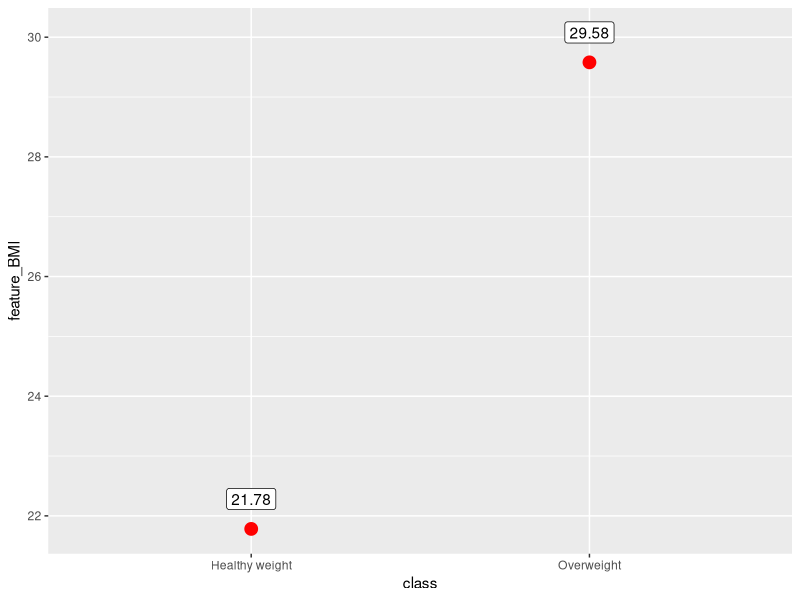
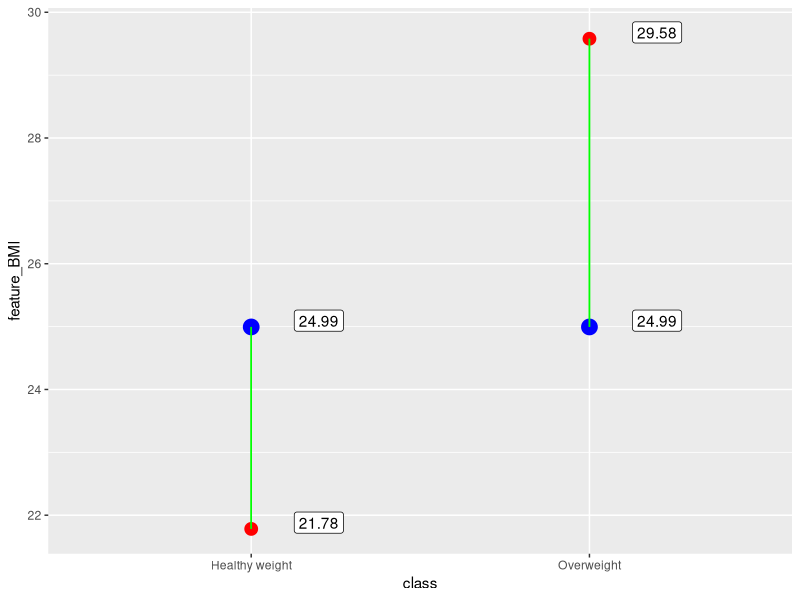
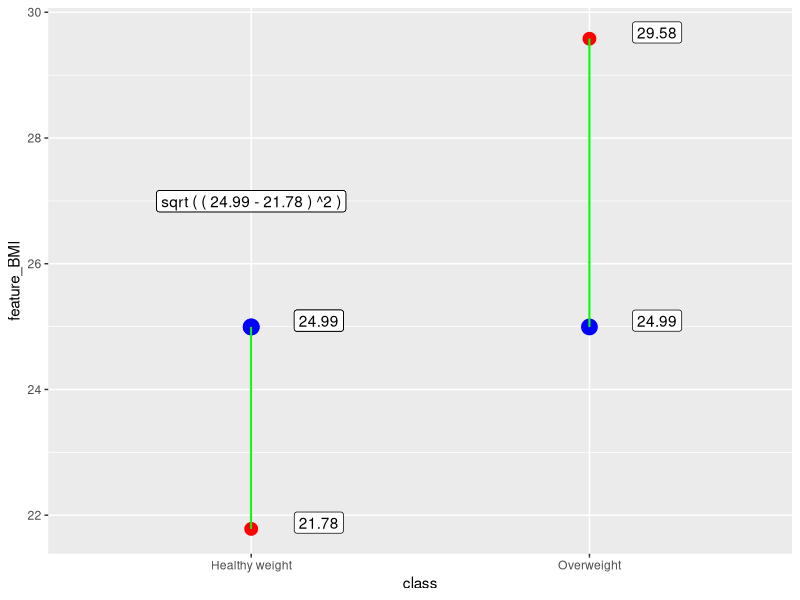
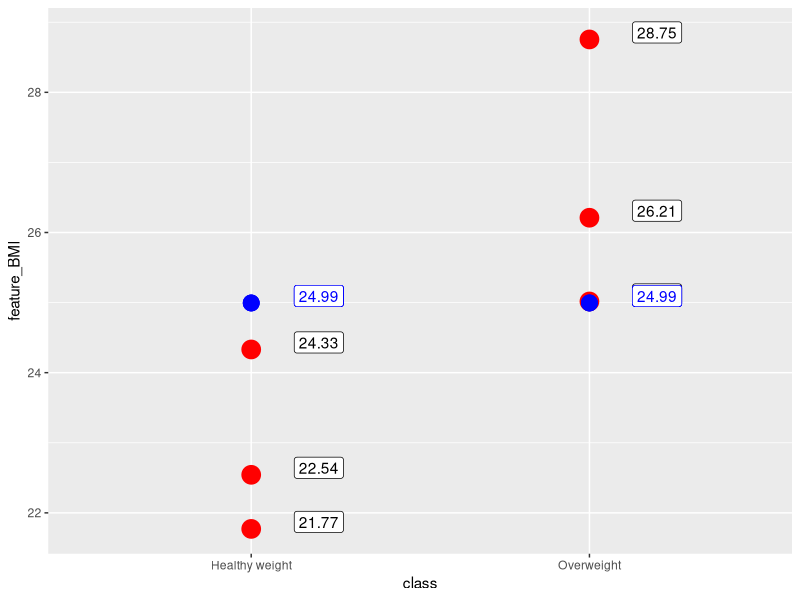
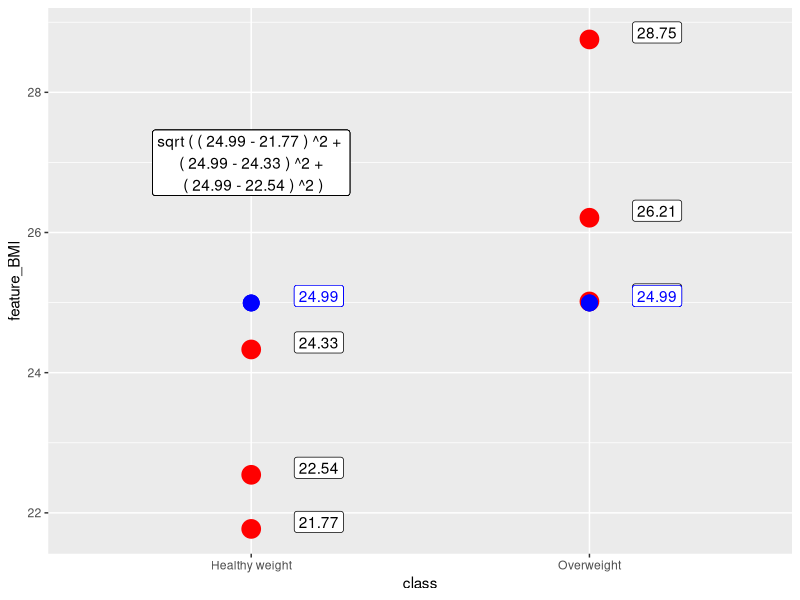
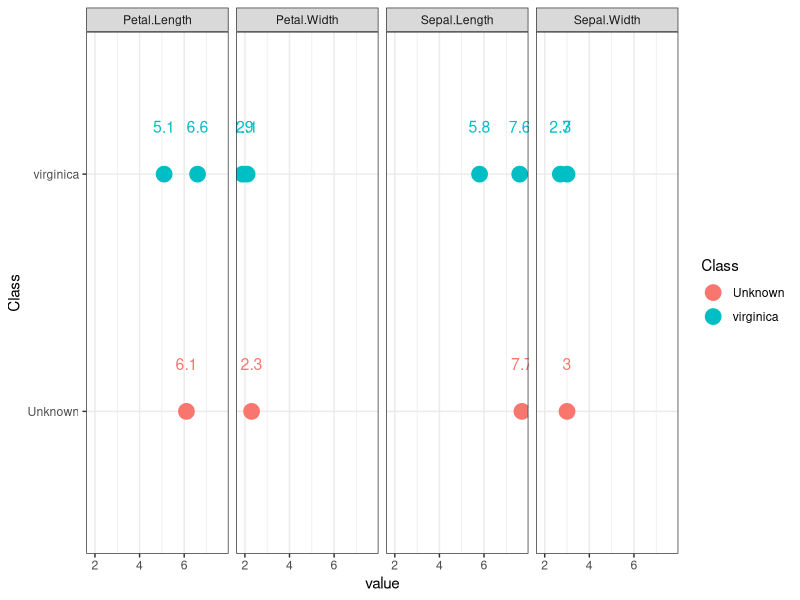

Write the R code that produced these figures, in order. (Note: this script raises an error after producing the figures.)
library(dplyr)
library(tibble)
library(ggplot2)
library(tidyr)
library(class)

n<-1000
sample_1<-tibble( x1=rnorm(n,10,2),
                  x2=runif(n, min = 100, max = 200) , 
                  x3=rexp(n,0.1) , 
                  x4=sample(0:1,n,replace = TRUE) , 
                  x5=rchisq(n, 5, ncp = 50) ,
                  x6=log( rnorm(n,10,2) ) )

glimpse(sample_1)

#######################  PART_1
# knn is example of supervised classification technique


#  To initiate knn the follwong action shoul be taken:
#  Data inspection and normalisation
#  Splitting data into training and testing datasets
#  Fitting the model to training data
#  Evaluate perfomance on test data
#  Model tuning , specifically, for knn, determining optimal values of k
   # optimal normalisation procedure

# knn is extremely powerfull when applied
# to homogenous data, speficically,
# it is suited very well to numerical features

# General routone for knn is the following:
## ?

#  Now, how to measure similary of instances or records
#  Traditionally Euclidian distance us applied

# assume 2 dimentional space with 2 points

sample_2<-data.frame(  feature_BMI=c( runif(1,18.5,24.9),
                                      runif(1, 25.0,29.9)),
                       class=c( "Healthy weight","Overweight" ),
                       row.names=c("inst_1  ","inst_2  ")   )

View(sample_2)


ggplot(data=sample_2,aes(y= feature_BMI ,x=class))+
  geom_point(col="red",cex=4)+
  geom_label(aes(label=round(feature_BMI,2)  ),nudge_y = 0.5 )


# Now assume , we need to decide , to which instance 
# we should assign new point , should it belong to 
# Forst or second class

set.seed(3211)
new_point<-runif(1,18.5,29.9)

ggplot(data=sample_2,aes(y= feature_BMI ,x=class))+
  geom_point(col="red",cex=4)+
  geom_label(aes(label=round(feature_BMI,2)  ),nudge_y = 0.1,nudge_x=0.2 )+
  geom_point(col="red")+geom_point(aes(y=new_point),col="blue",cex=5) +
  geom_segment(x="Healthy weight",y=new_point,xend = "Healthy weight", yend = sample_2$feature_BMI[1],
               color="green")+
  geom_segment(x="Overweight",y=new_point,xend = "Overweight", yend = sample_2$feature_BMI[2],
               color="green")+
  geom_label(aes(label=round(new_point,2),x=class,y=new_point  ),nudge_y = 0.1,nudge_x=0.2 )


# Lets estimate Euclidian Distance between 2 poins, we have only 1 instance
# per feature , threfore we would check knn where k in one 

dist_1<- sqrt( (new_point-sample_2$feature_BMI[1])^2 )
dist_2<- sqrt( (new_point-sample_2$feature_BMI[2])^2 )

sample_2["Eu_Dist"]<-c(dist_1 ,dist_2 )

sample_2<-sample_2 %>% mutate(Eu_Dist=sqrt( (new_point-feature_BMI)^2 ))

# now lets add new record

sample_2<-sample_2 %>% dplyr::bind_rows( tibble(feature_BMI=new_point,class=NA,Eu_Dist=NA) )
sample_2$class[3]<-"Healthy weight"
sample_2$class[3]<-sample_2$class[ which.min(sample_2$Eu_Dist) ]

class::knn( train=sample_2[c(1,2),1],
            test=new_point,
            cl=sample_2[c(1,2),2],
            k=1, prob=TRUE )


ggplot(data=sample_2,aes(y= feature_BMI ,x=class))+
  geom_point(col="red",cex=4)+
  geom_label(aes(label=round(feature_BMI,2)  ),nudge_y = 0.1,nudge_x=0.2 )+
  geom_point(col="red")+geom_point(aes(y=new_point),col="blue",cex=5) +
  geom_segment(x="Healthy weight",y=new_point,xend = "Healthy weight", yend = sample_2$feature_BMI[1],
               color="green")+
  geom_segment(x="Overweight",y=new_point,xend = "Overweight", yend = sample_2$feature_BMI[2],
               color="green")+
  geom_label(aes(label=round(new_point,2),x=class,y=new_point  ),nudge_y = 0.1,nudge_x=0.2 )+
  geom_label(aes(label=paste( "sqrt","(","(",round(new_point,2),"-",
                              round(feature_BMI[1],2) ,")","^2",")"),
                                  x="Healthy weight",y=new_point  ),nudge_y = 2,nudge_x=0 )



                          #######################  PART_2

sample_3<-data.frame(  feature_BMI=c( runif(3,18.5,24.9),
                                      runif(3, 25.0,29.9)),
                       class=c( rep("Healthy weight",3),rep("Overweight",3) ) )

ggplot(data=sample_3,aes(y= feature_BMI ,x=class))+
  geom_point(col="red",cex=6)+
  geom_label(aes(label=round(feature_BMI,2)  ),nudge_y = 0.1,nudge_x=0.2 )+
  geom_point(col="red")+geom_point(aes(y=new_point),col="blue",cex=5) +
  geom_label(aes(label=round(new_point,2),x=class,y=new_point  ),nudge_y = 0.1,nudge_x=0.2,color="blue" )
  

sample_3<-sample_3 %>% mutate(Eu_Dist=sqrt( (new_point-feature_BMI)^2 ))


ggplot(data=sample_3,aes(y= feature_BMI ,x=class))+
  geom_point(col="red",cex=6)+
  geom_label(aes(label=round(feature_BMI,2)  ),nudge_y = 0.1,nudge_x=0.2 )+
  geom_point(col="red")+geom_point(aes(y=new_point),col="blue",cex=5) +
  geom_label(aes(label=round(new_point,2),x=class,y=new_point  ),nudge_y = 0.1,nudge_x=0.2,color="blue" )+
  geom_label(aes(label=paste( "sqrt","(","(",round(new_point,2),"-",round(feature_BMI[1],2) ,")","^2","+","\n",
                                         "(",round(new_point,2),"-",round(feature_BMI[2],2) ,")","^2","+","\n",
                                         "(",round(new_point,2),"-",round(feature_BMI[3],2) ,")","^2",")"),
                 x="Healthy weight",y=new_point  ),nudge_y = 2,nudge_x=0 )
  

# Assume that k equals 3 , threrefore we need to choode free nearest neighbours

sample_3 <-sample_3 %>% arrange(Eu_Dist) %>% slice(1:3)

table(sample_3$class)
prop.table( table(sample_3$class) )

class::knn( train=sample_3[,1],test=new_point,cl=sample_3[,2],k=3, prob=TRUE )




                       ############ PART 3

sample_4<-iris
View(sample_4)


# in this example there are 4 features which 
# are characeristics of 3 different plants, 
# out target is to find class[Species] of 
# plant fiven its 4 featues


# lets draw single row we would like to predict

loc<-sample(1:nrow(sample_4),3 ) # we randomly generate 3 indices
test_row_1<-sample_4[ loc[1]   , -5  ]

# what classes are available 
sample_4$Species %>% unique()

# in previous example we had only 1 feature 
# here are 4 features which all should be part
# of equation 

# First off all wee ned to draw 4 graphs, 
# 1 graph per feature where each graph contains
# 1 point from test set and 2 form training set

train_row_2<-sample_4[loc[c(2,3)],  ]

# 
train_row_2
test_row_1

# here we have 2 instances from taining set and 
# we need to decide which is closer in terms of 
# euclidian distance to test_row_1

# we need to bind data into tibble to produce meaningfull plot
# this transformation is srequired 
# to apply ggplot with facets
gg_train<-train_row_2 %>% pivot_longer(Sepal.Length:Petal.Width ,
                                       names_to="Feature")%>%
  rename("Class"="Species")  

gg_test<-test_row_1 %>% pivot_longer(Sepal.Length:Petal.Width ,
                                     names_to="Feature") %>%
         mutate(Class="Unknown") %>% select(Class,Feature,value)

gg_in<-bind_rows(gg_train,gg_test)

ggplot(data=gg_in,aes(y=Class,x=value))+ 
  geom_point(aes(col= Class),cex=5)+
  geom_text(aes(label=round(value,2),color=Class ),cex=4,nudge_y = 0.2 ) + 
  facet_grid(~Feature,  space="free") +
  theme_bw()


train_row_2[,-5]-test_row_1[ c(1,1),-5 ] 
# this is how to extract values element wise

(train_row_2[,-5]-test_row_1[ c(1,1),-5 ])^2

Eu_Dist=rowSums( (train_row_2[,-5]-test_row_1[ c(1,1),-5 ])^2 ) %>% sqrt()

train_row_2<- train_row_2 %>% 
  mutate(Eu_Dist=Eu_Dist) %>%
  arrange(Eu_Dist)

class::knn( train=train_row_2[,c(-5,-6)],
     test=test_row_1[ ,-5 ],
     cl=train_row_2[,5],
     prob=TRUE)



##### Lets apply knn to each onbservation 


loc<-sample(1:nrow(sample_4),20 )
test_set<-sample_4[ loc   ,  ]
train_set<-sample_4[ -loc   ,  ]

m1_knn<-knn( train=train_set[,-5],
             test=test_set[ ,-5 ],
             cl=train_set[,5], k=3,
             prob=TRUE)

sum(m1_knn==test_set[ ,5 ])/ length(test_set[ ,5 ])

##  now lest write our own fucntion to come up with solution 

test<-sample_4[ loc   ,  ]
train<-sample_4[ -loc   ,  ]
out_2<- test[,5]

n_test<-nrow(test)
n_train<-nrow(train)
out<-rep("",n_test)

for ( i in 1:n_test) {
  Eu_Dist=rowSums( (train[,-5]-test[i,-5][c(rep(1,n_train)), ] )^2 ) %>% sqrt()
  train_1<-train %>% mutate(Eu_Dist=Eu_Dist) %>% arrange(Eu_Dist) %>%
    slice(1:3)
  class_1<-names( which.max(table(train_1$Species)))
  out[i]<-class_1
} 

sum(out==out_2)/ n_test

# identical 


# now lets multiply each column by random number
loc<-sample(1:nrow(sample_4),20 )
sample_5<-iris
sample_5[,c(1)]<-apply(sample_5[,c(1)],MARGIN=1:2, 
                       function(x) return( x*runif(1,10,10000))  )
sample_5[,c(1)]/iris[,c(1)] 

test<-sample_5[ loc   ,  ]
train<-sample_5[ -loc   ,  ]
out_2<- test[,5]

n_test<-nrow(test)
n_train<-nrow(train)
out<-rep("",n_test)

m1_knn<-knn( train=train[,-5],
             test=test[ ,-5 ],
             cl=train[,5], k=3,
             prob=TRUE)

sum(m1_knn==test[ ,5 ])/ length(test[ ,5 ])


normalize<-function(x){
  return((x-min(x))/(max(x)-min(x)))
}      

train[,-5]<-apply(train[,-5], MARGIN=2 ,normalize)

m1_knn<-knn( train=train[,-5],
             test=test[ ,-5 ],
             cl=train[,5], k=3,
             prob=TRUE)

sum(m1_knn==test[ ,5 ])/ length(test[ ,5 ])
